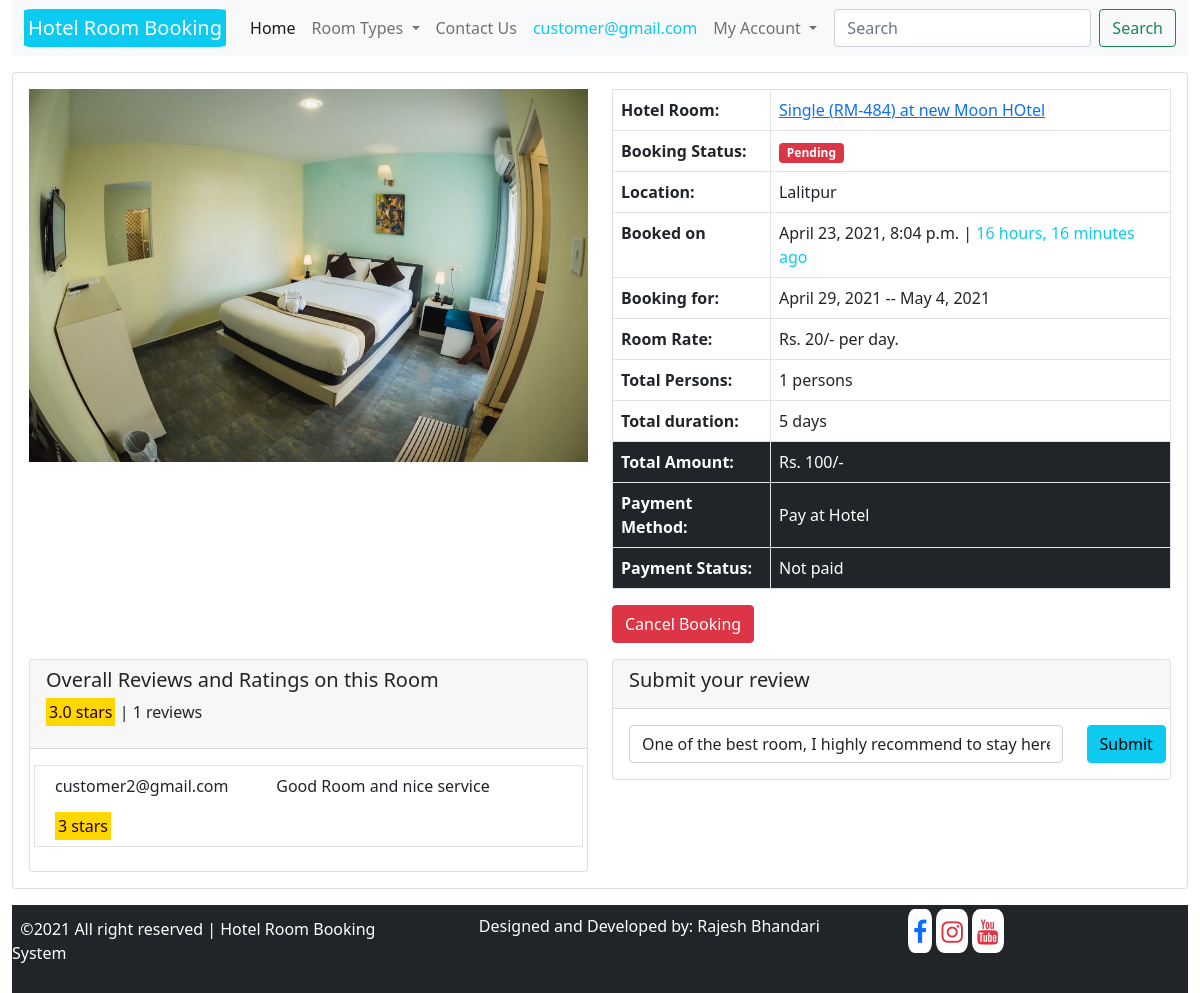
The app's page /customer-profile/booking-26/ (signed in) with its own data.
### hbsapp/models.py (models this page shows, shortened)
class TimeStamp(models.Model):
    created_at = models.DateTimeField(auto_now_add=True)
    updated_at = models.DateTimeField(auto_now=True)
    class Meta:
        abstract = True

class RoomBooking(TimeStamp):
    hotel_room = models.ForeignKey(HotelRoom, on_delete=models.RESTRICT)
    customer = models.ForeignKey(Customer, on_delete=models.RESTRICT)
    total_persons = models.PositiveIntegerField(default=1, choices=CAPACITY)
    booking_starts = models.DateField()
    booking_ends = models.DateField()
    message = models.TextField(null=True, blank=True)
    booking_status = models.CharField(max_length=50, choices=BOOKING_STATUS)
    status_remarks = models.CharField(max_length=500, null=True, blank=True)
    customer_checked_in = models.BooleanField(default=False)
    checkin_time = models.DateTimeField(null=True, blank=True)
    checkout_time = models.DateTimeField(null=True, blank=True)
    rating = models.PositiveIntegerField(choices=RATING, null=True, blank=True)
    amount = models.PositiveIntegerField()
    payment_method = models.ForeignKey(PaymentMethod, on_delete=models.RESTRICT)
    payment_status = models.BooleanField(default=False)
    paid_date = models.DateTimeField(null=True, blank=True)
    @property
    def get_review(self):
        if self.rating:
            return dict(RATING)[self.rating]
        else:
            return None
    @property
    def booking_duration(self):
        stay_days = self.booking_ends - self.booking_starts
        stay_days = 1 if stay_days.days == 0 else stay_days.days
        return stay_days

class HotelRoom(TimeStamp):
    hotel = models.ForeignKey(Hotel, on_delete=models.RESTRICT)
    room_type = models.CharField(max_length=50, choices=ROOM_TYPE)
    room_code = models.CharField(max_length=50)
    image = models.ImageField(upload_to="rooms")
    description = models.TextField()
    marked_price = models.PositiveIntegerField(null=True, blank=True)
    price = models.PositiveIntegerField()
    view_count = models.BigIntegerField(default=0)
    maximum_capacity = models.PositiveIntegerField(default=2, choices=CAPACITY)
    @property
    def get_rating(self):
        bookings = self.roombooking_set.filter(rating__isnull=False)
        if bookings.exists():
            rating = bookings.aggregate(avg=Avg("rating"))["avg"]
            return rating, bookings.count()
        else:
            return None

class Hotel(TimeStamp):
    name = models.CharField(max_length=200)
    image = models.ImageField(upload_to="hotels", null=True, blank=True)
    address = models.CharField(max_length=200)
    contact = models.CharField(max_length=200)
    email = models.EmailField(unique=True)
    def __str__(self):
        return self.name

class PaymentMethod(TimeStamp):
    name = models.CharField(max_length=200)
    image = models.ImageField(upload_to="payment_methods")
    test_public_key = models.CharField(max_length=100, null=True, blank=True)
    live_public_key = models.CharField(max_length=100, null=True, blank=True)
    test_secret_key = models.CharField(max_length=100, null=True, blank=True)
    live_secret_key = models.CharField(max_length=100, null=True, blank=True)
    payment_url = models.CharField(max_length=50, null=True, blank=True)
    return_url = models.CharField(max_length=50, null=True, blank=True)
    payment_request_url = models.CharField(max_length=50, null=True, blank=True)
    payment_verify_url = models.CharField(max_length=50, null=True, blank=True)
    def __str__(self):
        return self.name

class Customer(TimeStamp):
    user = models.OneToOneField(User, on_delete=models.CASCADE)
    mobile = models.CharField(max_length=20)
    address = models.CharField(max_length=20, null=True, blank=True)
    profile_image = models.ImageField(upload_to="customers", null=True, blank=True)

### hbsapp/views.py (the view, shortened to what this page needs)
class CustomerBookingDetailView(CustomerRequiredMixin, ClientMixin, View):
    def get(self, request, *args, **kwargs):
        context = self.context
        try:
            room_booking = RoomBooking.objects.get(
                id=self.kwargs.get("pk"), customer=request.user.customer)
            context["booking"] = room_booking
            context["ratings"] = RATING
            context["all_ratings"] = RoomBooking.objects.filter(hotel_room=room_booking.hotel_room, rating__isnull=False)
            return render(request, "clienttemplates/customerbookingdetail.html", context)
        except Exception as e:
            print(e)
            messages.error(request, "You are not allowed to view this page.")
            return redirect("hbsapp:clienthome")

### hbsapp/views.py (called while the page is built)
    def dispatch(self, request, *args, **kwargs):
        self.context = {
            "roomtypes": ROOM_TYPE
        }
        return super(ClientMixin, self).dispatch(request, *args, **kwargs)

    def dispatch(self, request, *args, **kwargs):
        try:
            self.customer = request.user.customer
        except Exception as e:
            print(e)
            return redirect(reverse("hbsapp:customerlogin") + "?next=" + request.path)
        return super(CustomerRequiredMixin, self).dispatch(request, *args, **kwargs)

### templates/clienttemplates/customerbookingdetail.html (shortened to what this page needs)
{% extends 'clienttemplates/clientbase.html' %}
{% load humanize %}
{% block content %}
<div class="row mt-3">
    <div class="col-md-12">
        <div class="card p-3">
            <div class="row">
                <div class="col-md-6">
                    <img src="{{booking.hotel_room.image.url}}" class="img-fluid" alt="">
                </div>
                <div class="col-md-6">
                    <table class="table table-bordered">
                        <tbody>
                            <tr>
                                <th>Hotel Room: </th>
                                <td><a target="_blank" href="{% url 'hbsapp:clientroomdetail' booking.hotel_room.room_code  booking.hotel_room.id %}">{{booking.hotel_room.room_type}} ({{booking.hotel_room.room_code}}) at
                                    {{booking.hotel_room.hotel}} </a></td>
                            </tr>
                            <tr>
                                <th>Booking Status: </th>
                                <td>
                                    {% if bookign.booking_status == "Pending" %}
                                    <span class="badge bg-info">{{booking.booking_status}}</span>
                                    {% elif booking.booking_status == "Confirmed" %}
                                    <span class="badge bg-success">{{booking.booking_status}}</span>
                                    {% else %}
                                    <span class="badge bg-danger">{{booking.booking_status}}</span>
                                    {% endif %}
                                </td>
                            </tr>
                            <tr>
                                <th>Location: </th>
                                <td>{{booking.hotel_room.hotel.address}}</td>
                            </tr>
                            <tr>
                                <th>Booked on </th>
                                <td>{{booking.created_at}} | <span class="text-info">{{booking.created_at|timesince}}
                                        ago</span></td>
                            </tr>
                            <tr>
                                <th>Booking for: </th>
                                <td>{{booking.booking_starts}} -- {{booking.booking_ends}}</td>
                            </tr>
                            <tr>
                                <th>Room Rate: </th>
                                <td>Rs. {{booking.hotel_room.price|intcomma}}/- per day.</td>
                            </tr>
                            <tr>
                                <th>Total Persons: </th>
                                <td>{{booking.total_persons}} persons</td>
                            </tr>
                            <tr>
                                <th>Total duration: </th>
                                <td>{{booking.booking_duration}} days</td>
                            </tr>
                        </tbody>
                        <tfoot class="bg-dark text-white">
                            <tr>
                                <th>Total Amount: </th>
                                <td>Rs. {{booking.amount|intcomma}}/-</td>
                            </tr>
                            <tr>
                                <th>Payment Method: </th>
                                <td>{{booking.payment_method}}</td>
                            </tr>
                            <tr>
                                <th>Payment Status: </th>
                                <td>{% if booking.payment_status %} Paid{% else %} Not paid{% endif %}</td>
                            </tr>
                        </tfoot>
                    </table>
                    {% if booking.booking_status != "Rejected" and booking.customer_checked_in is False %}
                    <div class="row">
                        <div class="col-md-12">
                            <button class="btn btn-danger" id="cancel-btn">Cancel Booking</button>
                        </div>
                    </div>
                    {% endif %}
                </div>
            </div>
            <div class="row mt-3">
                <div class="col-md-6">
                    <div class="card">
                        <div class="card-header">
                            <h5>Overall Reviews and Ratings on this Room</h5>
                            {% if booking.hotel_room.get_rating %}
                            <p> <span style="background-color: gold; color: rgb(34, 4, 4); padding: 3px;">{{booking.hotel_room.get_rating.0}} stars</span> | {{booking.hotel_room.get_rating.1}} reviews
                            </p>
                            {% else %}
                            <p>No reviews yet</p>
                            {% endif %}
                        </div>
                        <div class="card-body">
                            {% for rating in all_ratings %}
                            <div class="row border mb-2 p-2">
                                <div class="col-md-5">
                                    <p>{{rating.customer.user.username}}</p>
                                    <span style="background-color: gold; color: rgb(34, 4, 4); padding: 3px;">{{rating.rating}} stars</span>
                                </div>
                                <div class="col-md-7">
                                    <p>{{rating.get_review}}</p>
                                </div>
                            </div>
                            {% endfor %}
                        </div>
                    </div>
                </div>
                <div class="col-md-6">
                    <div class="card">
                        <div class="card-header">
                            <h5>Submit your review</h5>
                        </div>
                        <div class="card-body">
                            {% if not booking.rating %}
                            <form action="{% url 'hbsapp:customerrating' booking.id %}" method="POST">
                                <div class="row">
                                    <div class="col-md-10">
                                        <select name="c_rating" id="" class="form-control" style="cursor: pointer;">
                                            {% for rating in ratings %}
                                            <option value="{{rating.0}}">{{rating.1}}({{rating.0}} stars)</option>
                                            {% endfor %}
                                        </select>
                                    </div>
                                    <div class="col-md-2">
                                        <button class="btn btn-info">Submit</button>
                                    </div>
                                </div>
                                {% else %}
                                <h5>You have already submitted review for this room.</h5><hr>
                                <p><span style="background-color: gold; color: rgb(34, 4, 4); padding: 3px;">{{booking.rating}} stars</span> | {{booking.get_review}}</p>
                                {% endif %}
                            </form>
                        </div>
                    </div>
                </div>
            </div>
        </div>
    </div>
</div>
{% endblock %}

### templates/clienttemplates/clientbase.html (shortened to what this page needs)
{% load static %}
<!DOCTYPE html>
<html lang="en">
<head>
    <link href="https://cdn.jsdelivr.net/npm/bootstrap@5.0.0-beta3/dist/css/bootstrap.min.css" rel="stylesheet">
    <link rel="stylesheet" href="https://cdnjs.cloudflare.com/ajax/libs/font-awesome/4.7.0/css/font-awesome.min.css	">
</head>
<body class="container-fluid">
    <nav class="navbar navbar-expand-lg navbar-light bg-light">
        <div class="container-fluid">
            <div class="navbar-brand bg-info p-1" style="border-radius: 5%;">
                <a style="text-decoration: none;" class="text-white" href="{% url 'hbsapp:clienthome' %}">Hotel Room
                    Booking</a>
            </div>
            <div class="collapse navbar-collapse" id="navbarSupportedContent">
                <ul class="navbar-nav me-auto mb-2 mb-lg-0">
                    <li class="nav-item">
                        <a class="nav-link active" aria-current="page" href="{% url 'hbsapp:clienthome' %}">Home</a>
                    </li>
                    <li class="nav-item dropdown">
                        <a class="nav-link dropdown-toggle" href="#" id="navbarDropdown" role="button"
                            data-bs-toggle="dropdown" aria-expanded="false">
                            Room Types
                        </a>
                    </li>
                    <li class="nav-item">
                        <a class="nav-link" href="{% url 'hbsapp:clientcontact' %}">Contact Us</a>
                    </li>
                    {% if request.user.customer %}
                    <li><a class="nav-link text-info">{{request.user.username}}</a></li>
                    {% endif %}
                    <li class="nav-item dropdown">
                        <a class="nav-link dropdown-toggle" href="#" id="navbarDropdown" role="button"
                            data-bs-toggle="dropdown" aria-expanded="false">
                            My Account
                        </a>
                    </li>
                </ul>
                <form class="d-flex" action="{% url 'hbsapp:clientsearch' %}">
                    <input class="form-control me-2" type="search" placeholder="Search" name="keyword"
                        aria-label="Search" required>
                    <button class="btn btn-outline-success" type="submit">Search</button>
                </form>
            </div>
        </div>
    </nav>
    {% block content %}
    {% endblock %}
    <footer class="footer bg-dark text-white p-2 mt-3">
        <div class="row">
            <div class="col-md-4 p-1">
                <p> &nbsp &copy;2021 All right reserved | Hotel Room Booking System</p>
            </div>
            <div class="col-md-5 p-1">
                <h6 class="text-center">Designed and Developed by: Rajesh Bhandari</h6>
            </div>
            <div class="col-md-2">
                <a href="https://facebook.com"
                    style="background-color: white; font-size: 25px; padding: 5px; border-radius: 25%"><span
                        class="fa fa-facebook text-blue"></span></a>
                <a href="https://instagram.com"
                    style="background-color: white; font-size: 25px; padding: 5px; border-radius: 25%"><span
                        class="fa fa-instagram text-danger"></span></a>
                <a href="https://youtube.com"
                    style="background-color: white; font-size: 25px; padding: 5px; border-radius: 25%"><span
                        class="fa fa-youtube text-danger"></span></a>
            </div>
    </footer>
</body>
</html>

### records on screen
RoomBooking: hotel_room.image (picture), hotel_room.room_type "Single", hotel_room.room_code "RM-484", hotel_room.hotel "new Moon HOtel", booking_status "Pending", hotel_room.hotel.address "Lalitpur", created_at "April 23, 2021, 8:04 p.m.", created_at "16 hours, 16 minutes", booking_starts "April 29, 2021", booking_ends "May 4, 2021", hotel_room.price "20", total_persons "1", booking_duration "5", amount "100", payment_method "Pay at Hotel", hotel_room.get_rating.0 "3.0", hotel_room.get_rating.1 "1"
RoomBooking: customer.user.username "customer2@gmail.com", rating "3", get_review "Good Room and nice service"

### other values on screen
{{ request.user.username }} "customer@gmail.com"
form field c_rating "One of the best room, I highly recommend to stay here(5 stars)"
